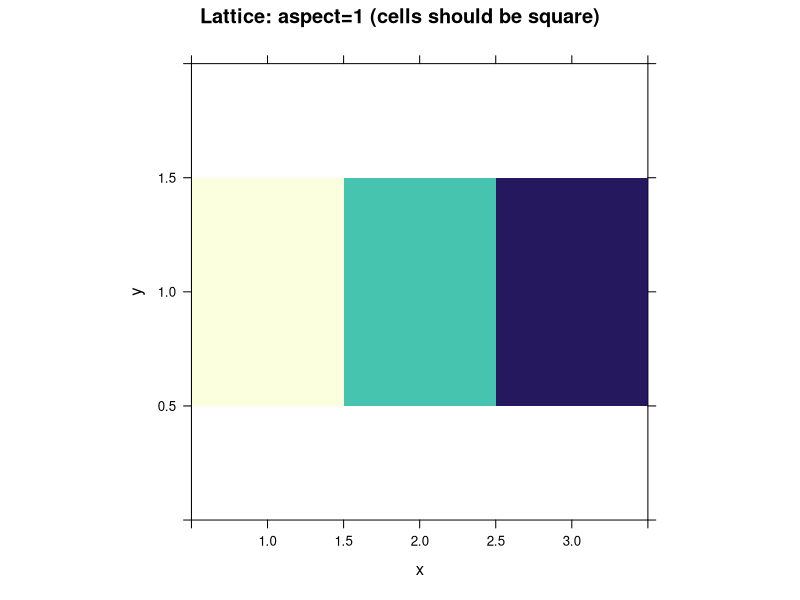
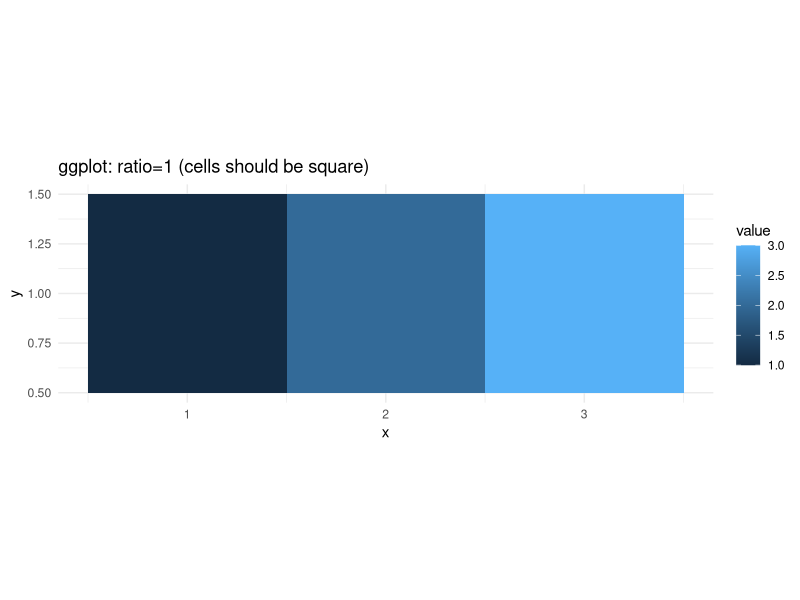
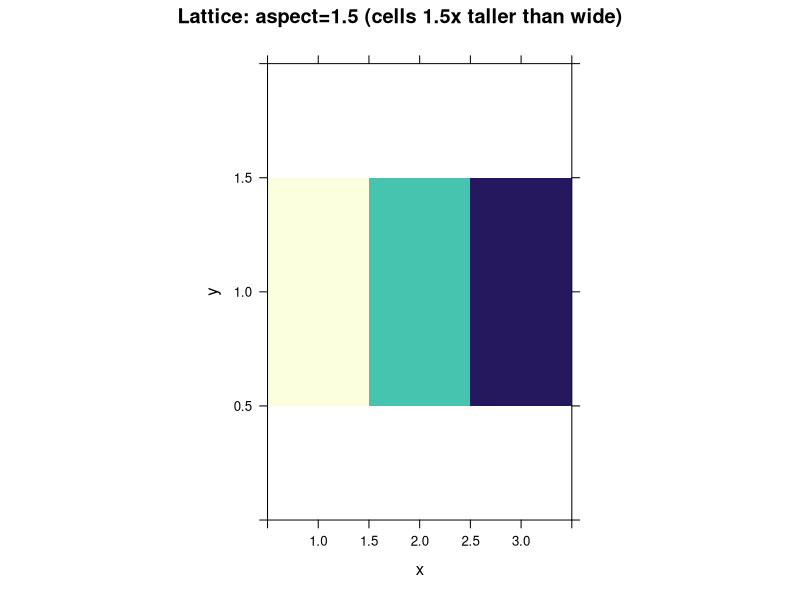
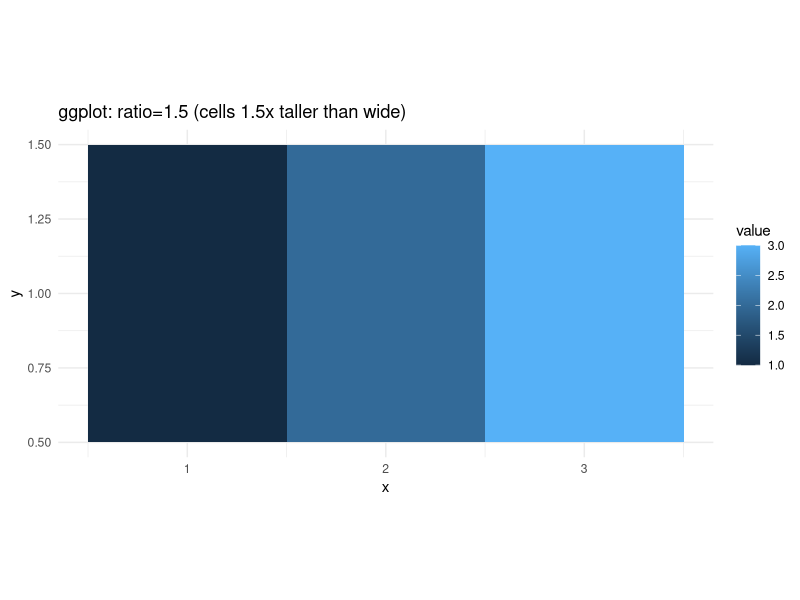
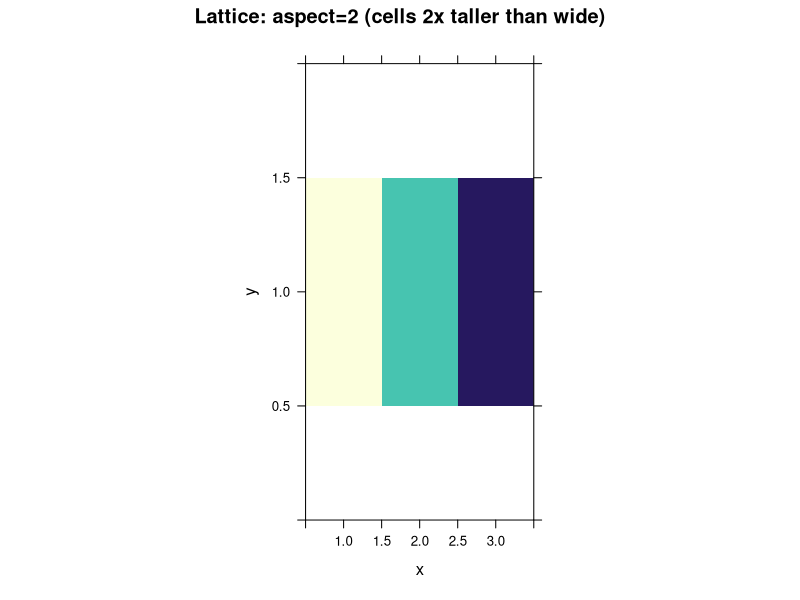
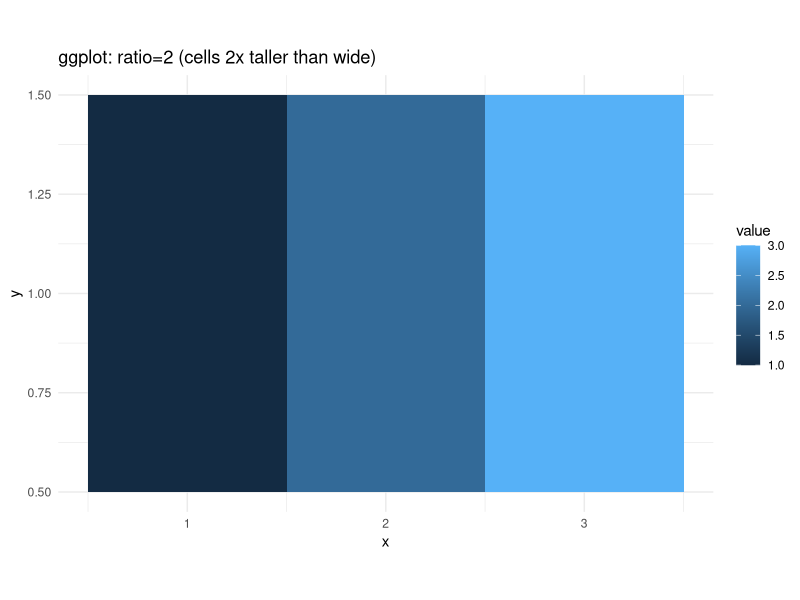

These figures' R source, in order:
# Clear aspect ratio test - what SHOULD we see?

library(lattice)
library(ggplot2)

# Simple data: 3 columns x 1 row = 3 tiles in a horizontal line
test_data <- data.frame(
  x = c(1, 2, 3),
  y = c(1, 1, 1),
  value = c(1, 2, 3)
)

cat("Data: 3 tiles in a row (3 units wide, 1 unit tall)\n\n")

# -----------------------------------------------------------------------------
# Test 1: aspect = 1 (SQUARE CELLS)
# -----------------------------------------------------------------------------
cat("=== Test 1: aspect = 1 ===\n")
cat("EXPECTED: Each individual cell/tile should be SQUARE\n")
cat("Since we have 3 tiles in a row, the overall plot should be 3x wider than tall\n\n")

print(levelplot(value ~ x*y, data=test_data,
                aspect=1,
                main="Lattice: aspect=1 (cells should be square)",
                scales=list(draw=TRUE),
                colorkey=FALSE))

print(ggplot(test_data, aes(x=x, y=y, fill=value)) +
  geom_tile() +
  coord_fixed(ratio=1) +
  ggtitle("ggplot: ratio=1 (cells should be square)") +
  theme_minimal() +
  theme(aspect.ratio=NULL))

readline("Press Enter for next test...")

# -----------------------------------------------------------------------------
# Test 2: aspect = 1.5 (CELLS TALLER THAN WIDE)
# -----------------------------------------------------------------------------
cat("\n=== Test 2: aspect = 1.5 ===\n")
cat("EXPECTED: Each cell should be 1.5x TALLER than wide\n")
cat("If a cell is 10cm wide, it should be 15cm tall\n\n")

print(levelplot(value ~ x*y, data=test_data,
                aspect=1.5,
                main="Lattice: aspect=1.5 (cells 1.5x taller than wide)",
                scales=list(draw=TRUE),
                colorkey=FALSE))

print(ggplot(test_data, aes(x=x, y=y, fill=value)) +
  geom_tile() +
  coord_fixed(ratio=1.5) +
  ggtitle("ggplot: ratio=1.5 (cells 1.5x taller than wide)") +
  theme_minimal() +
  theme(aspect.ratio=NULL))

readline("Press Enter for next test...")

# -----------------------------------------------------------------------------
# Test 3: aspect = 2 (CELLS MUCH TALLER)
# -----------------------------------------------------------------------------
cat("\n=== Test 3: aspect = 2 ===\n")
cat("EXPECTED: Each cell should be 2x TALLER than wide\n")
cat("If a cell is 10cm wide, it should be 20cm tall\n\n")

print(levelplot(value ~ x*y, data=test_data,
                aspect=2,
                main="Lattice: aspect=2 (cells 2x taller than wide)",
                scales=list(draw=TRUE),
                colorkey=FALSE))

print(ggplot(test_data, aes(x=x, y=y, fill=value)) +
  geom_tile() +
  coord_fixed(ratio=2) +
  ggtitle("ggplot: ratio=2 (cells 2x taller than wide)") +
  theme_minimal() +
  theme(aspect.ratio=NULL))

cat("\n=== SUMMARY ===\n")
cat("For aspect=1: cells should be SQUARE\n")
cat("For aspect=1.5: cells should be rectangular (1.5x taller)\n")
cat("For aspect=2: cells should be very tall rectangles (2x taller)\n")
cat("\nDo the ggplot versions show this correctly?\n")
cat("Do the lattice versions match the ggplot versions?\n")
